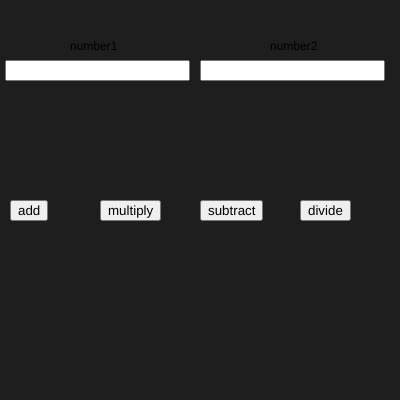
Frame 1 (no input)
Frame 60 (no input): identical to frame 1, image omitted
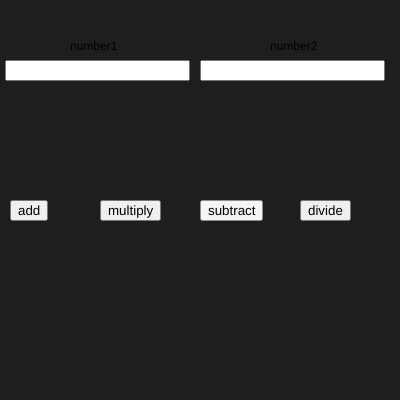
Frame 120 (the mouse pressed at the canvas centre since frame 60)

The p5.js sketch that drew these frames (run headless with seeded random() and noise() and a simulated clock; from frame 60 on, the mouse is pressed at the canvas centre):

// p5.js sketch
// ── sketch.js
var n1,n2;
var b1,b2,b3,b4;

function setup() {
  createCanvas(400,400);


num1=createInput();
num1.position(5,60);

num2=createInput();
num2.position(200,60);
b1=createButton("add");
b1.position(10,200);
b1.mousePressed(add);

b2=createButton("multiply");
b2.position(100,200);
b2.mousePressed(multiply);

b3=createButton("subtract");
b3.position(200,200);
b3.mousePressed(subtract);

b4=createButton("divide");
b4.position(300,200);
b4.mousePressed(divide);
}

function draw() 
{
  background(30);
text("number1",70,50)

text("number2",270,50)
n1=parseInt(num1.value());
n2=parseInt(num2.value());
}
function add(){
  console.log(n1+n2)
}
function subtract(){
  console.log(n1-n2)
}
function multiply(){
  console.log(n1*n2)
}
function divide(){
  console.log(n1/n2)
}
